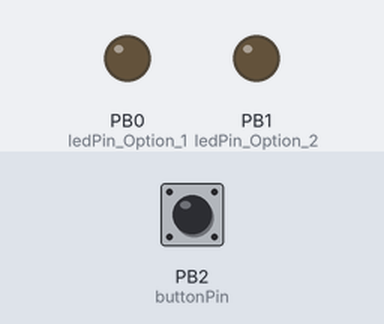
The sketch below on a simulated ATtiny85, built with avr-gcc and run on an emulated ATtiny85. Parts: output pins drawn as LEDs (lit = HIGH). Dashed ring = blinking. The inputs (shaded band) are chosen by the test bench; at power-on: PB2 (buttonPin) HIGH.

Above: at 1.2 s.
1.3 s: PB2 (buttonPin) pulled LOW for 1 s
At 3.3 s:
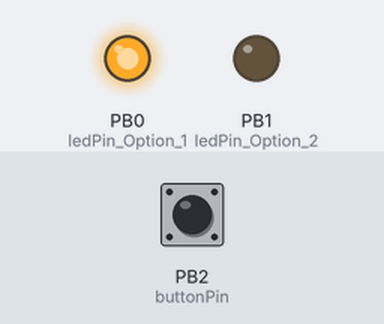
3.8 s: PB2 (buttonPin) pulled LOW for 3.2 s
At 8.1 s:
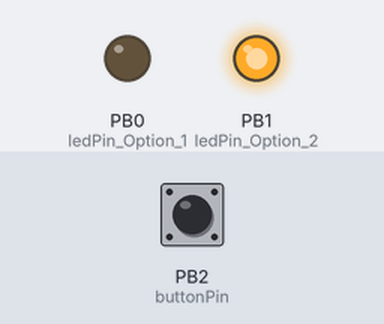
8.5 s: PB2 (buttonPin) pulled LOW for 1 s
At 10.1 s:
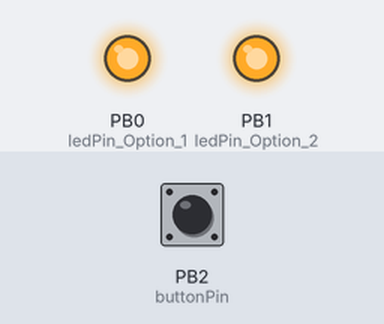
11.0 s: PB2 (buttonPin) pulled LOW for 0.15 s
At 11.9 s:
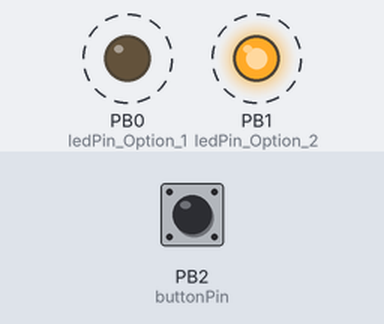
Timing chart, 0 to 15.0 s (numbered marks = the images above; inputs shaded):
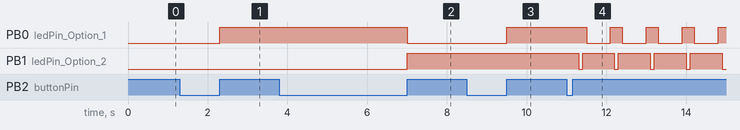

Measured:
- after the input at 1.3 s, PB0 (ledPin_Option_1): LOW → HIGH after 1.0 s
- after the input at 3.8 s, PB0 (ledPin_Option_1): HIGH → LOW after 3.2 s; PB1 (ledPin_Option_2): LOW → HIGH after 3.2 s
- after the input at 8.5 s, PB0 (ledPin_Option_1): LOW → HIGH after 1.0 s
- after the input at 11.0 s, PB0 (ledPin_Option_1): alternates HIGH for 0.30 s and LOW for 0.60 s, starting after 0.50 s; PB1 (ledPin_Option_2): alternates HIGH for 0.80 s and LOW for 0.10 s, starting after 0.30 s

The sketch:

attiny_one_button_one_pin_multiple_functions.ino
```cpp
/*Using a Single Button, create mutliple options based on how long the button is pressed
 * Every time you press the button you add one to optionSelected
 * or optionInternalSelected add one.

http://www.technoblogy.com/show?LE0


 The circuit:
 * LED attached from pin 0 to ground through a 220 ohm resistor
 * LED attached from pin 1 to ground through a 220 ohm resistor
 * one side of momentary pushbutton attached to pin 2 (pull up in arduino/attiny85)
 * other side of momentary pushbutton attached to Ground (input pull up)

 * Note 1: In this circuit, when the button is pressed, Ground Voltage is what will be applied.

 DEC 2014 by Scuba Steve
 Modified JAN 2015 by Michael James
 Both members of https://programmingelectronics.com
 Modified FEB 2022 by Raul Cobos for attiny85-arduino


 This code is in the public domain

 *********************************************************************************
 */


/////////Declare and Initialize Variables////////////////////////////

//We need to track how long the momentary pushbutton is held in order to add one to optionSelected or optionSelectedInternal
//This value will be recorded in seconds
float pressLength_milliSeconds = 0;

// Define the *minimum* length of time, in milli-seconds, that the button must be pressed for a particular option to occur
int optionInternal = 100;
int optionChange = 1000;

//Count option selected;
int optionSelected;
int optionSelectedInternal;

//The Pin your button is attached to
int buttonPin = 2;

//Pin your LEDs are attached to
int ledPin_Option_1 = 0;
int ledPin_Option_2 = 1;

void setup(){

  // Initialize the pushbutton pin as an input pullup
  // Keep in mind, when pin 2 has ground voltage applied, we know the button is being pressed
  pinMode(buttonPin, INPUT_PULLUP);

  //set the LEDs pins as outputs
  pinMode(ledPin_Option_1, OUTPUT);
  pinMode(ledPin_Option_2, OUTPUT);

  optionSelected=0;
  optionSelectedInternal=0;


} // close setup


void loop() {

  //Record *roughly* the tenths of seconds the button in being held down
  while (digitalRead(buttonPin) == LOW ){
      delay(100);  //if you want more resolution, lower this number
     pressLength_milliSeconds = pressLength_milliSeconds + 100;
  }//close while


  //Different if-else conditions are triggered based on the length of the button press
  //Start with the longest time option first

  //OptionSelected - Execute the option selected if the button is held for the correct amount of time
  if (pressLength_milliSeconds >= optionChange){
      optionSelected=optionSelected + 1;
      // optionSelectedInternal=0; // You can reset optionSelectedInternal every time you change option
  }
  //optionSelectedInternal - Execute the internal option if the button is held for the correct amount of time
  else if(pressLength_milliSeconds >= optionInternal){
      optionSelectedInternal= optionSelectedInternal + 1;
   }//close if options

  if(optionSelectedInternal>=5){//reset internal option
     optionSelectedInternal=0;
  }
  // Switch explication.
  // optionSelected make one function or another.
  // Always call "internalFunction()" you can choose what will do
  // last option must resert to 0 optionSelectec and optionSelectedInternal.
  //
switch (optionSelected) {
  case 0:
    // statements
    break;
  case 1:
     digitalWrite(ledPin_Option_1, HIGH);
     digitalWrite(ledPin_Option_2, LOW);
     internalFunction();
    break;
  case 2:
       digitalWrite(ledPin_Option_1, LOW);
      digitalWrite(ledPin_Option_2, HIGH);
      internalFunction();
    break;
  case 3:
     digitalWrite(ledPin_Option_1, HIGH);
     digitalWrite(ledPin_Option_2, HIGH);
     internalFunction();

  break;
  case 4 : //reset all
       optionSelected=0;
       optionSelectedInternal=0;
       digitalWrite(ledPin_Option_1, LOW);
       digitalWrite(ledPin_Option_2, LOW);

  default:
  break;
}
  //every time through the loop, we need to reset the pressLength_Seconds counter
  pressLength_milliSeconds = 0;

} // close void loop

void internalFunction(){
  switch (optionSelected) {
  case 0:
    // statements
    break;
  case 1:

     for (int i=0; i<optionSelectedInternal; i++) {
      digitalWrite(ledPin_Option_1, HIGH);
      delay(100);
      digitalWrite(ledPin_Option_1, LOW);
    delay(100);
    }
    delay(500);


    break;
  case 2:
       for (int i=0; i<optionSelectedInternal; i++) {
      digitalWrite(ledPin_Option_2, HIGH);
      delay(100);
      digitalWrite(ledPin_Option_2, LOW);
      delay(100);
    }
    delay(500);
    break;
  case 3:
     for (int i=0; i<optionSelectedInternal; i++) {
      digitalWrite(ledPin_Option_1, HIGH);
      delay(100);
      digitalWrite(ledPin_Option_2, LOW);
      delay(100);
      digitalWrite(ledPin_Option_2, HIGH);
      delay(100);
      digitalWrite(ledPin_Option_1, LOW);
      delay(100);
     }
     delay(500);
  break;


  default:
  break;
}


}
```
